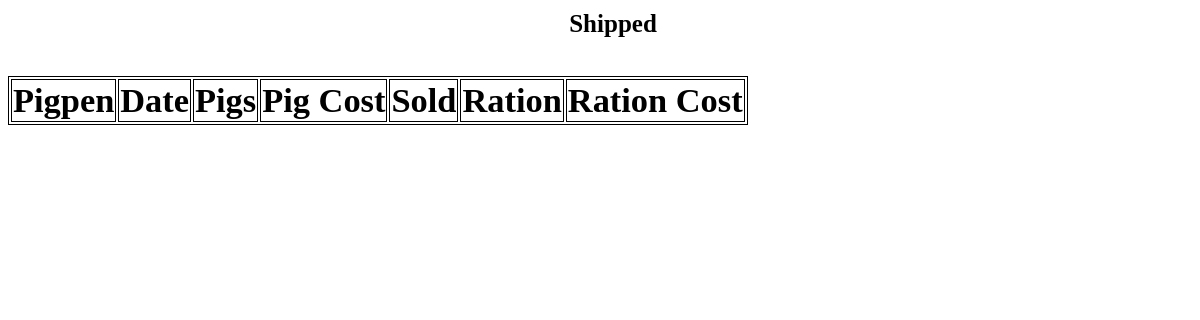
Before: /pigs/Shipped/ (signed in) with the older database file.
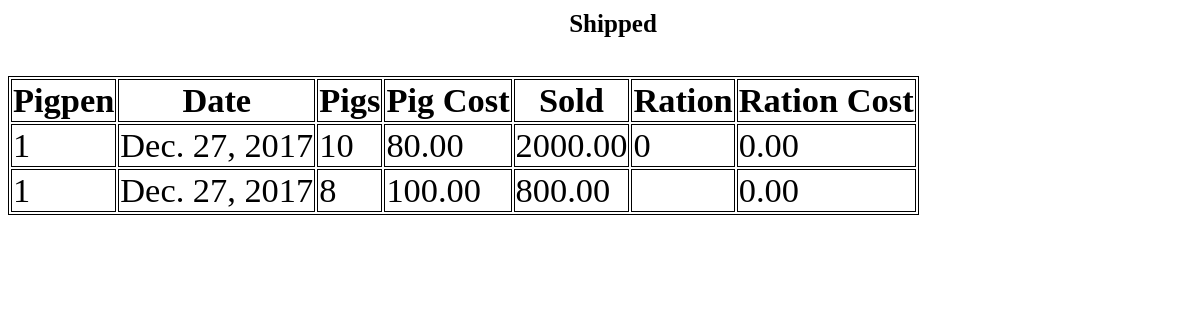
After: the same page with the newer database file.
### pigs/models.py (models this page shows)
class Shipped(models.Model):
    pigpen = models.PositiveIntegerField()
    pigs = models.PositiveIntegerField()
    sold_price = models.DecimalField(max_digits=6,decimal_places=2)
    pig_cost = models.DecimalField(max_digits=6, decimal_places=2)
    ration_amount = models.CharField(max_length=500)
    pig_ration_cost = models.DecimalField(max_digits=6,decimal_places=2)
    shipped_date = models.DateTimeField(auto_now_add=True)
    notes = models.CharField(max_length=300,blank=True,null=True)

### pigs/views.py (the view)
class shippedpigs(LoginRequiredMixin,generic.ListView):
    model = Shipped
    template_name = 'pigs/shipped.html'

### pigs/templates/pigs/shipped.html (shortened to what this page needs)
﻿<!DOCTYPE html>
{% load static %}
<link rel="stylesheet" type="text/css" href="{% static 'pigs/Generalstyles.css' %}" />
<link rel="stylesheet" type="text/css" href="{% static 'pigs/shippedstyles.css' %}" />
<html lang="en" xmlns="http://www.w3.org/1999/xhtml">
<head>
</head>
<body>
    <div class="headerwitharrow">
        <h1>Shipped</h1>
    </div>
        <div class="tablewrapper">
         <div class="tablescroll">
        <table class="border sortable">
                <tr>
                    <th>Pigpen</th>
                    <th>Date</th>
                    <th>Pigs</th>
                    <th>Pig Cost</th>
                    <th>Sold</th>
                    <th>Ration</th>
                    <th>Ration Cost</th>
                </tr>
                 {% for pig in object_list %}
            <tr>
                <td>{{pig.pigpen}}</td>
                <td>{{pig.shipped_date|date}}</td>
                <td>{{pig.pigs}}</td>
                <td>{{pig.pig_cost}}</td>
                <td>{{pig.sold_price}}</td>
                <td class="overflow">{{pig.ration_amount}}</td>
                <td>{{pig.pig_ration_cost}}</td>
            </tr>
                {%endfor%}
        </table>
            </div>
            </div>
</body>
</html>

Changed rows visible on the page:
added Shipped: pigpen "1", shipped_date "Dec. 27, 2017", pigs "10", pig_cost "80.00", sold_price "2000.00", ration_amount "0", pig_ration_cost "0.00"
added Shipped: pigpen "1", shipped_date "Dec. 27, 2017", pigs "8", pig_cost "100.00", sold_price "800.00", pig_ration_cost "0.00"
